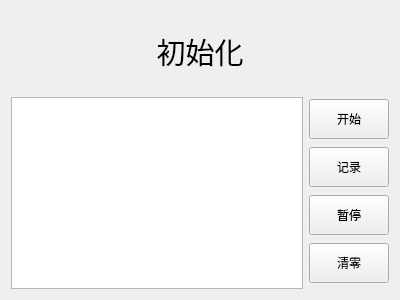
<?xml version="1.0" encoding="UTF-8"?>
<ui version="4.0">
 <class>Chronometer</class>
 <widget class="QWidget" name="Chronometer">
  <property name="geometry">
   <rect>
    <x>0</x>
    <y>0</y>
    <width>400</width>
    <height>300</height>
   </rect>
  </property>
  <property name="windowTitle">
   <string>Chronometer</string>
  </property>
  <layout class="QVBoxLayout" name="verticalLayout_2">
   <item>
    <widget class="QLabel" name="label">
     <property name="minimumSize">
      <size>
       <width>0</width>
       <height>80</height>
      </size>
     </property>
     <property name="font">
      <font>
       <family>Agency FB</family>
       <pointsize>22</pointsize>
      </font>
     </property>
     <property name="text">
      <string>初始化</string>
     </property>
     <property name="alignment">
      <set>Qt::AlignCenter</set>
     </property>
    </widget>
   </item>
   <item>
    <layout class="QHBoxLayout" name="horizontalLayout">
     <item>
      <widget class="QListWidget" name="listWidget"/>
     </item>
     <item>
      <layout class="QVBoxLayout" name="verticalLayout">
       <item>
        <widget class="QPushButton" name="startBtn">
         <property name="minimumSize">
          <size>
           <width>50</width>
           <height>40</height>
          </size>
         </property>
         <property name="text">
          <string>开始</string>
         </property>
        </widget>
       </item>
       <item>
        <widget class="QPushButton" name="recordBtn">
         <property name="minimumSize">
          <size>
           <width>0</width>
           <height>40</height>
          </size>
         </property>
         <property name="text">
          <string>记录</string>
         </property>
        </widget>
       </item>
       <item>
        <widget class="QPushButton" name="stopBtn">
         <property name="minimumSize">
          <size>
           <width>0</width>
           <height>40</height>
          </size>
         </property>
         <property name="text">
          <string>暂停</string>
         </property>
        </widget>
       </item>
       <item>
        <widget class="QPushButton" name="resetBtn">
         <property name="minimumSize">
          <size>
           <width>0</width>
           <height>40</height>
          </size>
         </property>
         <property name="text">
          <string>清零</string>
         </property>
        </widget>
       </item>
      </layout>
     </item>
    </layout>
   </item>
  </layout>
 </widget>
 <resources/>
 <connections/>
</ui>
